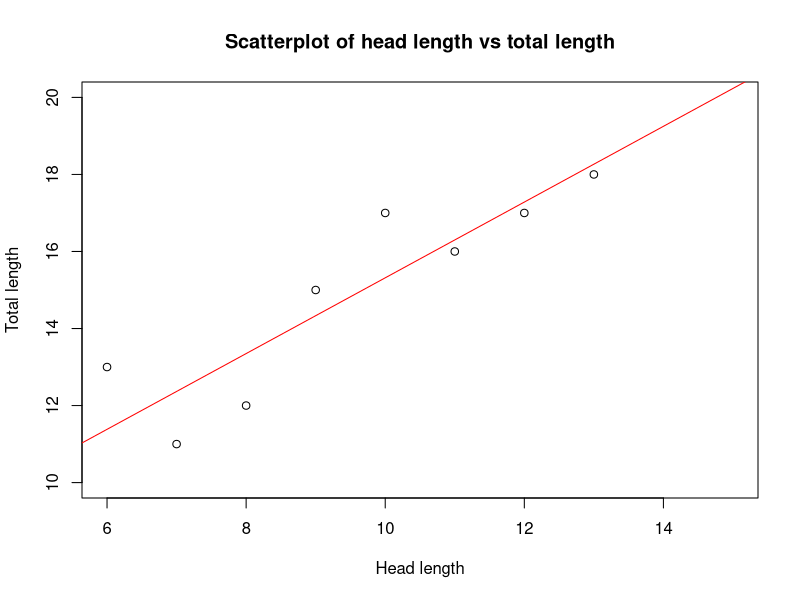

The R script that drew this image:
## ---- chunk 1
x<- c(5,6,7,8,9,10,11,12,13)
y<- c(10,13,11,12,15,17,16,17,18)
plot(x,y, xlim=c(6,15), ylim=c(10,20), xlab="Head length", ylab="Total length", main="Scatterplot of head length vs total length")
abline(lm(y~x), col="red")
